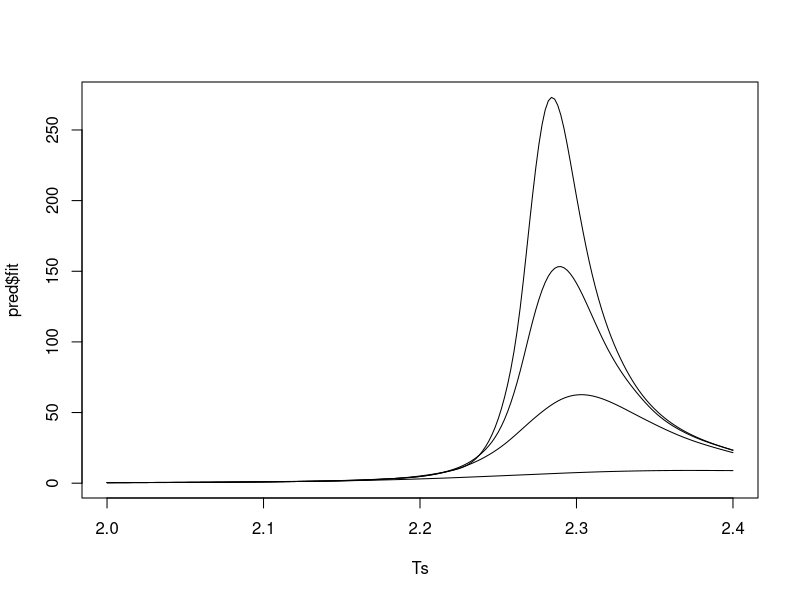
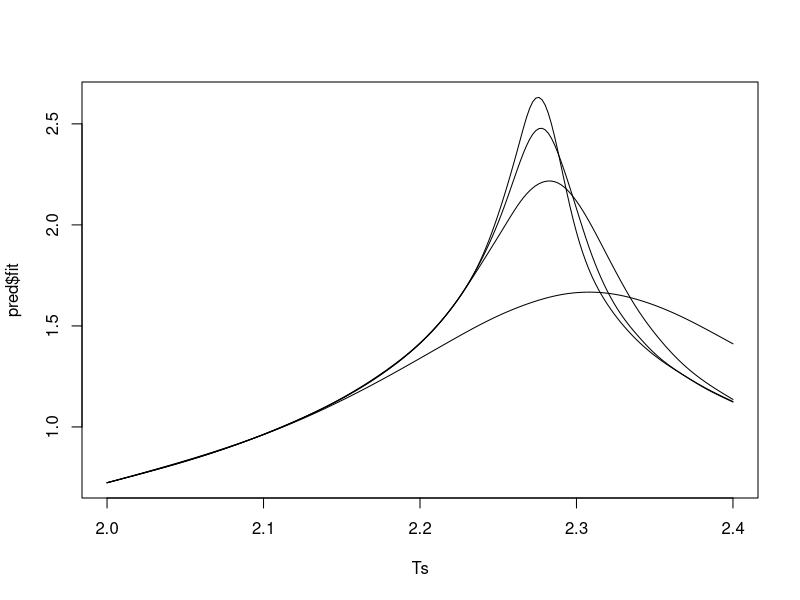
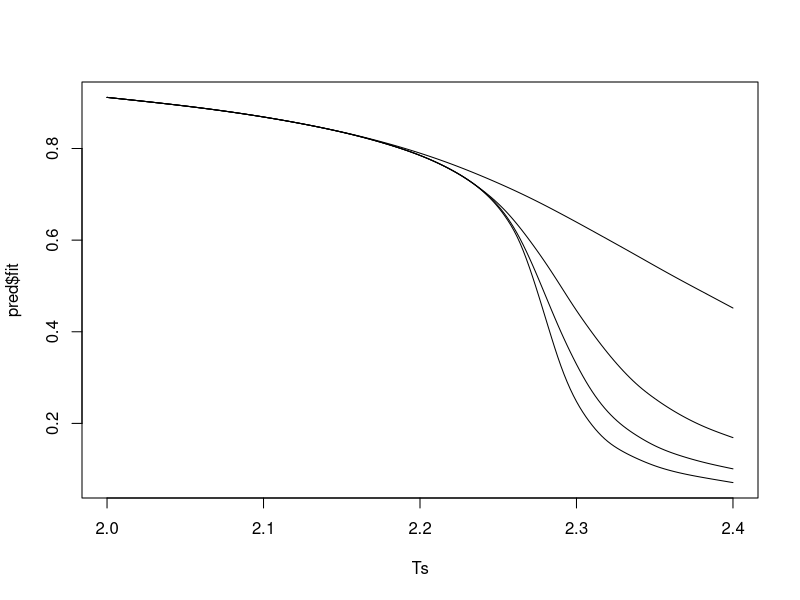
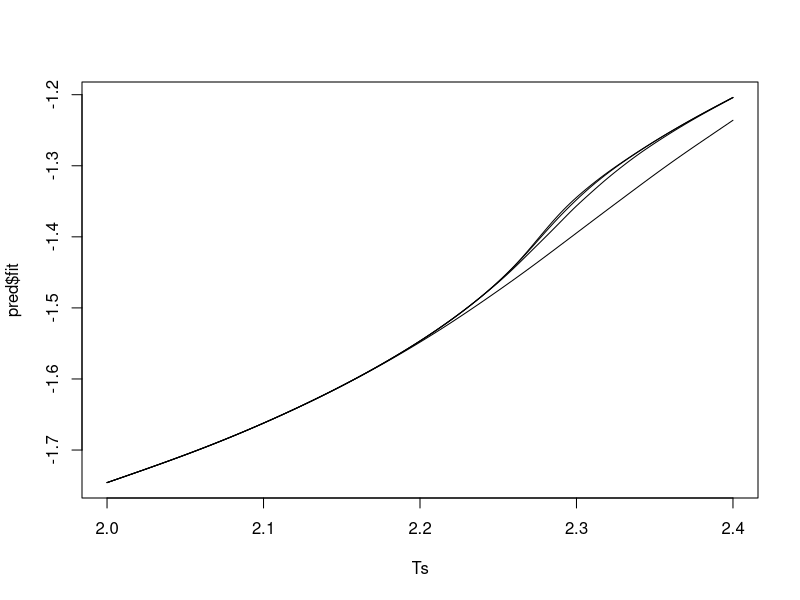

Write R code to recreate these figures, in order.
data = read.table("../resources/bigdata.txt",col.names=c("dim","temp","E","M","Cv","X"))
library(mgcv)
dims = c(20,60,100,140)
par(mfrow=c(1,1))

M = matrix(rep(0,201*4*4+201),ncol = 17, nrow = 201)
#Xs = matrix(rep(0,201*4),ncol = 4, nrow=201)
for (i in 4:1) {
  X = data[data$dim==dims[i],]$X
  T = data[data$dim==dims[i],]$temp
  fit = gam(X ~ s(T, fx=FALSE, k=20, bs="cr") )
  Ts = seq(2,2.4,0.002)
  pred = predict(fit, newdata=data.frame("T"=Ts), se=TRUE, type="response")
  #Xs[,i] = as.numeric(pred$fit)
  M[,1] = Ts
  M[,i+1] = as.numeric(pred$fit)
  if (i == 4) {plot(Ts, pred$fit, type ="l")}
  else{lines(Ts, pred$fit, type ="l")}
}

#Cvs = matrix(rep(0,201*4),ncol = 4, nrow=201)
for (i in 4:1) {
  X = data[data$dim==dims[i],]$Cv
  T = data[data$dim==dims[i],]$temp
  fit = gam(X ~ s(T, fx=FALSE, k=20, bs="cr") )
  Ts = seq(2,2.4,0.002)
  pred = predict(fit, newdata=data.frame("T"=Ts), se=TRUE, type="response")
  M[,4+i+1] = as.numeric(pred$fit)
  if (i == 4) {plot(Ts, pred$fit, type ="l")}
  else{lines(Ts, pred$fit, type ="l")}
}

#Ms = matrix(rep(0,201*4),ncol = 4, nrow=201)
for (i in 4:1) {
  X = data[data$dim==dims[i],]$M
  T = data[data$dim==dims[i],]$temp
  fit = gam(X ~ s(T, fx=FALSE, k=20, bs="cr") )
  Ts = seq(2,2.4,0.002)
  pred = predict(fit, newdata=data.frame("T"=Ts), se=TRUE, type="response")
  M[,8+i+1] = as.numeric(pred$fit)
  if (i == 4) {plot(Ts, pred$fit, type ="l")}
  else{lines(Ts, pred$fit, type ="l")}
}


#Es = matrix(rep(0,201*4),ncol = 4, nrow=201)
for (i in 4:1) {
  X = data[data$dim==dims[i],]$E
  T = data[data$dim==dims[i],]$temp
  fit = gam(X ~ s(T, fx=FALSE, k=20, bs="cr") )
  Ts = seq(2,2.4,0.002)
  pred = predict(fit, newdata=data.frame("T"=Ts), se=TRUE, type="response")
  M[,12+i+1] = as.numeric(pred$fit)
  if (i == 4) {plot(Ts, pred$fit, type ="l")}
  else{lines(Ts, pred$fit, type ="l")}
}

write.table(M, file="biggdat.txt", row.names=FALSE, col.names=FALSE)
